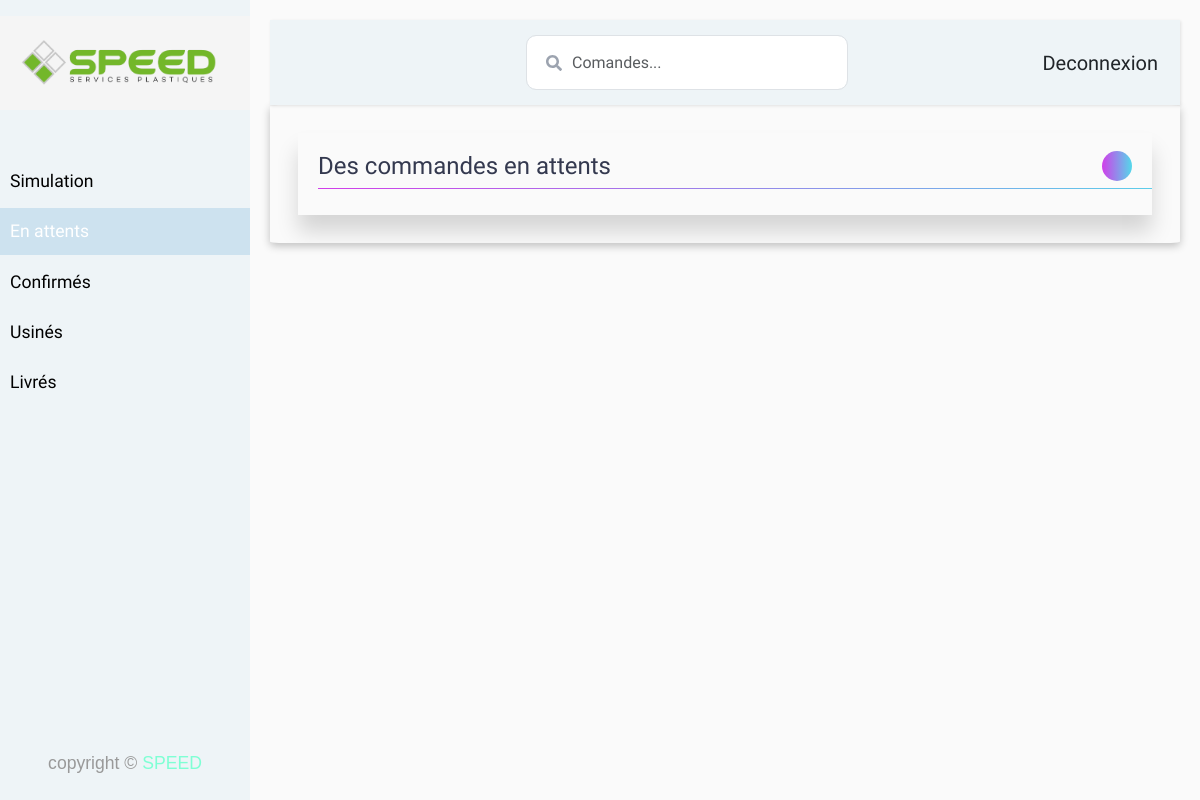
The page /en_attente (signed in) on the database as committed earlier.
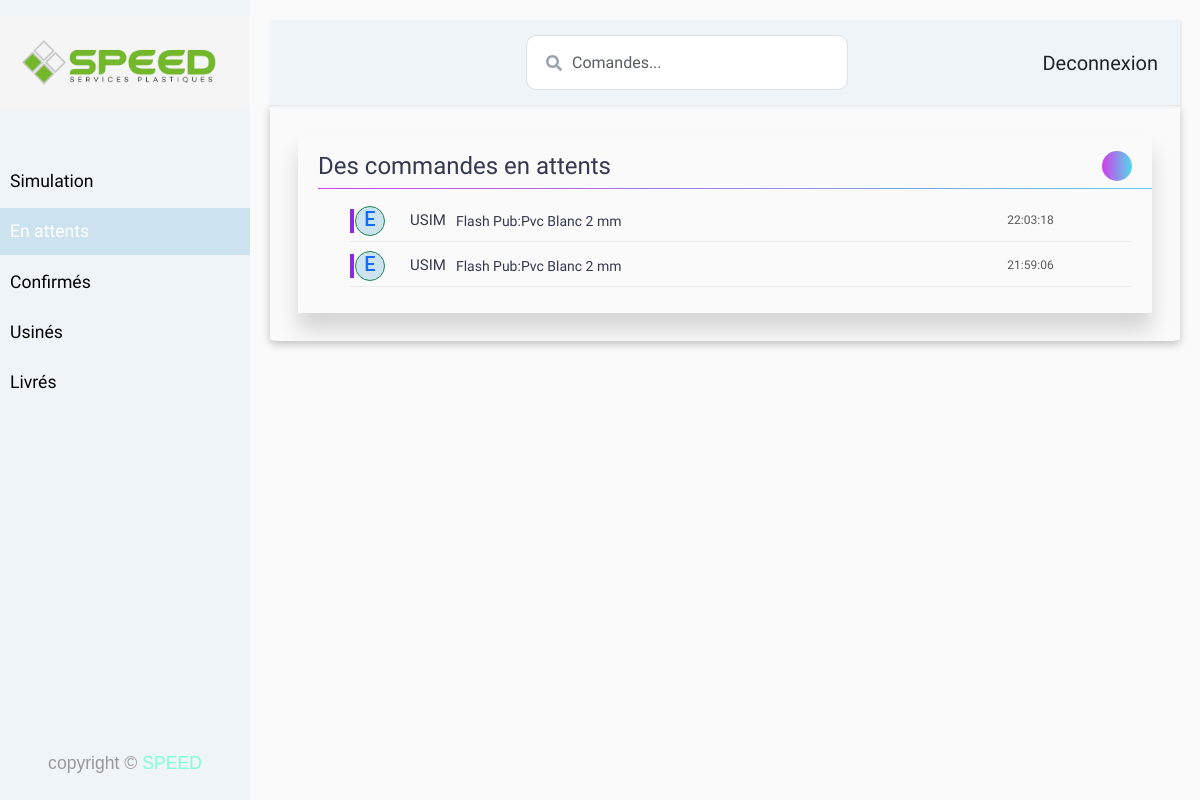
The same page on the database as committed later.
### models/models.py (models this page shows, shortened)
class Commande(db.Model):
    __tablename__ = 'commande'
    id = db.Column(db.Integer, autoincrement=True,primary_key=True )
    client_id = db.Column(db.Integer , ForeignKey('client.id'),nullable=False)
    statut_id = db.Column(db.Integer, ForeignKey('statut.id'),nullable=False )
    usinage_id = db.Column(db.Integer, ForeignKey('type_usinage.id'), nullable=False )
    name_matiere = db.Column(db.String(50), nullable=False )
    type_matiere = db.Column(db.String(50), nullable=False )
    epaisseur_id = db.Column(db.Integer, ForeignKey('epaisseur.id'),nullable=False )
    count = db.Column(db.Integer ,default=1,nullable=False)
    count_persage = db.Column(db.Integer ,default=0)
    prix_ht= db.Column(db.Float, nullable=False)
    name_dxf = db.Column(db.String(256), nullable=True )
    name_bl = db.Column(db.String(256), nullable=True )
    name_police = db.Column(db.String(50), nullable=True )
    text = db.Column(db.String(256), nullable=True )
    hauteur_text = db.Column(db.Float , nullable=True)
    description_commercial_responsable = db.Column(db.String(1000), nullable=True)
    date_envoi = db.Column(db.String(256), nullable=False)
    date_confirmation = db.Column(db.String(32), nullable=True)
    date_usinage = db.Column(db.String(32), nullable=True)
    date_fin = db.Column(db.String(32), nullable=False)
    responsable = db.Column(db.String(100),nullable=True )
    assistante = db.Column(db.String(100),nullable=True )
    is_livr = db.Column(db.Boolean(), server_default=sqlalchemy.sql.expression.true())
    ville_livr = db.Column(db.String(80), nullable=True)
    cp_livr = db.Column(db.Integer(), nullable=True)
    numero_livr = db.Column(db.Integer(), nullable=True)
    addresse_livr = db.Column(db.String(256), nullable=True)
    is_vu_attente = db.Column(db.Boolean(),server_default=sqlalchemy.sql.expression.false())
    is_vu_confirmé = db.Column(db.Boolean(),server_default=sqlalchemy.sql.expression.false())
    is_vu_usiné = db.Column(db.Boolean(),server_default=sqlalchemy.sql.expression.false())
    is_form = db.Column(db.Boolean(), server_default=sqlalchemy.sql.expression.true())
    prix_livr_ht= db.Column(db.Float, nullable=True)

class User(db.Model, UserMixin):
    __tablename__ = 'user'
    id = db.Column(db.Integer, autoincrement=True, primary_key=True)
    username=db.Column(db.String(255), nullable=False)
    email = db.Column(db.String(255), unique=True)
    password = db.Column(db.String(255), nullable=False, server_default='')
    tel = db.Column(db.String(20), nullable=False)
    role_id = db.Column(db.Integer , ForeignKey('role.id'),nullable=False)
    rel_user_client = relationship("Client", backref = "user")

class Type_usinage(db.Model):
    __tablename__ = "type_usinage"
    id = db.Column(db.Integer, primary_key=True , autoincrement=True)
    name = db.Column(db.String(50), nullable=False )
    rel_usinage_bridge = relationship("Bridge", backref = "type_usinage")
    rel_usinage_commande = relationship("Commande", backref = "type_usinage")
    rel_usinage_lettre = relationship("BridgeLettres", backref = "type_usinage")

class Client(db.Model):
    __tablename__ = 'client'
    id = db.Column(db.Integer(),autoincrement=True, primary_key=True)
    user_id = db.Column(db.Integer , ForeignKey('user.id'),nullable=False)
    name = db.Column(db.String(80), nullable=False)
    ville = db.Column(db.String(80), nullable=False)
    cp = db.Column(db.Integer(), nullable=False)
    numero = db.Column(db.Integer(), nullable=True)
    addresse = db.Column(db.String(256), nullable=False)
    email = db.Column(db.String(255), unique=True)
    tel = db.Column(db.String(20), nullable=False)
    prix_livr = db.Column(db.Float , nullable=False)
    rel_client_commande = relationship("Commande", backref = "client")

class Epaisseur(db.Model):
    __tablename__ = "epaisseur"
    id = db.Column(db.Integer, primary_key=True , autoincrement=True)
    value = db.Column(db.Integer, nullable=False, unique=True)
    rel_essaisseur_bridge = relationship("Bridge", backref = "epaisseur")
    rel_essaisseur_commande = relationship("Commande", backref = "epaisseur")
    rel_essaisseur_lettre = relationship("BridgeLettres", backref = "epaisseur")

### routes.py (the view)
@app.route('/en_attente' ,  methods=['GET', 'POST'])
@login_required
def en_attente():
    try:
        data = []
        try:
            current_user_role = (Role.query.filter(Role.id == current_user.role_id).first()).name
        except Exception as e:
            return f"Error fetching current user role: {str(e)}"
        if current_user_role == "comercial":
            data = get_en_attentes(current_user)
        else:
            data = get_all_attentes()
        for i in range(len(data)):
            row_list = list(data[i])
            datetime_obj = datetime.strptime(row_list[3], "%Y-%m-%d %H:%M:%S.%f")
            date_DMY = datetime_obj.strftime("%d-%m-%Y")
            date_HMS = datetime_obj.strftime("%H:%M:%S")
            today_date =  datetime.now().strftime("%d-%m-%Y")
            if date_DMY == today_date:
                row_list[3]  = date_HMS
            else:
                row_list[3]  = date_DMY
            data[i] = tuple(row_list)
        return render_template('en_attente.html', user = current_user,current_user_role = current_user_role, data=data, page ="attents")
    except ValueError as e:
        flash(str(e), 'error')

### app.py (called while the page is built)
@login_manager.user_loader
def load_user(id):
    return User.query.get(int(id))

### routes.py (called while the page is built)
@app.before_request
def session_handler():
    session.permanent = True
    app.permanent_session_lifetime = timedelta(days=30)

### templates/en_attente.html (shortened to what this page needs)
{% extends 'base.html' %}
{% block search %}
<div class="form d-flex">
  <i class="fa fa-search"></i>
  <input id="search_en_attants" type="text" class="form-control form-input" placeholder="Comandes...">
</div>
{% endblock %}
{% block contenue %}
  <div class="commande_main">
  <div class="commande_div">
    <div class="commande_div_head">
      <div class="title attents_title"> Des commandes en attents </div>
      <div class="icon_bubble msg"> </div>
    </div>
    <div class="divider"> </div>
    <div class="commande_div_body">
      <ul id="en_attents_list" style="list-style: none;">
        {% for item in data %}
        <li value={{item[12]}} class="commande_li">
          <a href="{{ url_for('en_attente_detailles', id=item[10] ) }}" onclick="setisvu()">
            <div class="commande">
              <div class=" commande_avatar border border-success rounded-circle" style="background-color: #cde2ef">
                <h5 class="text-center text-primary">{{item[11][0]}}</h5>
              </div>
              <div class="commande_info d-flex justify-content-start">
                <div class="contact_name"> {{item[6]}}</div>
                <div class="contact_msg" style="margin-left: 10px;">{{item[4]}}:{{item[0]}} {{item[1]}} {{item[7]}} mm </div>
              </div>
              <div class="commande_status">
                <div class="commande_date">{{item[3]}}</div>
              </div>
            </div>
          </a>
        </li>
        {% endfor %}
      </ul>
    </div>
  </div>
</div>
{% endblock %}

### templates/base.html (shortened to what this page needs)
{% extends 'base_header_footer.html' %}
{% block body %}
<div id="main_contenue" class="wrapper">
  <nav id="sidebar">
    <div class="sidebar-header mt-3">
      <a href="{{url_for( 'Simulation')}}" class="logo me-auto"><img
          src="{{ url_for('static', filename= 'img/logo/logo.png') }}" alt="speed logo" style="width: 200px;"></a>
    </div>
    <ul class="list-unstyled  mt-5">
      {% if current_user_role =="comercial" %}
        {% if page == "Simulation" %}
          <li class="mt-1 active">
        {% else %}
          <li class="mt-1">
        {% endif %}
        <a href="{{url_for( 'Simulation')}}">Simulation</a>
        </li class=" mt-1">
      {% endif %}
      {% if page == "attents" %}
      <li class="mt-1 active">
      {% else %}
      <li class="mt-1">
      {% endif %}
      <a href="{{url_for( 'en_attente')}}">En attents</a>
      </li class=" mt-1">
      {% if page == "Confirmés" %}
      <li class="mt-1 active">
      {% else %}
      <li class="mt-1">
      {% endif %}
      <a href="{{url_for( 'confirme')}}">Confirmés</a>
      </li>
      {% if page == "Usinés" %}
      <li class="mt-1 active">
      {% else %}
      <li class="mt-1">
      {% endif %}
      <a href="{{url_for('usiner')}}">Usinés</a>
      </li>
      {% if page == "Livrés" %}
      <li class="mt-1 active">
      {% else %}
      <li class="mt-1">
      {% endif %}
      <a href="{{url_for('livrer')}}">Livrés</a>
      </li>
    </ul>
    <footer style="bottom: 5px; position: absolute; width: 100%;">
      <p class="text-center">copyright © <strong style="color: aquamarine;">SPEED</strong></p>
    </footer>
  </nav>
  <div id="content">
    <nav class="navbar navbar-expand-lg navbar-light bg-light">
      <div class="container-fluid d-flex">
        <div class="row d-flex justify-content-center align-items-center" style="width: 60%;">
          <div class="col-md-8">
            {% block search %}
            {% endblock %}
          </div>
        </div>
        <div >
          <ul class="nav navbar-nav ml-auto ">
            <li class="nav-item active d-inline-block">
              <a id="logout_link" href="{{ url_for('logout') }}">Deconnexion</a>
            </li>
          </ul>
        </div>
      </div>
    </nav>
    <div id="main_container" class="p-2">
      {% block contenue %}
      {% endblock %}
    </div>
  </div>
</div>
{% endblock %}

### templates/base_header_footer.html (shortened to what this page needs)
<!DOCTYPE html>
<html lang="fr">
<head>
  <link href="https://cdn.rawgit.com/harvesthq/chosen/gh-pages/chosen.min.css" rel="stylesheet"/>
  <link href="{{ url_for('static', filename= 'includes/css/animate.min.css') }}" rel="stylesheet">
  <link href="{{ url_for('static', filename= 'includes/css/aos.css') }}" rel="stylesheet">
  <link href="{{ url_for('static', filename= 'includes/css/bootstrap.min.css') }}" rel="stylesheet">
  <link href="{{ url_for('static', filename= 'includes/css/bootstrap-icons.css') }}" rel="stylesheet">
  <link href="{{ url_for('static', filename= 'includes/css/boxicons.min.css') }}" rel="stylesheet">
  <link href="{{ url_for('static', filename= 'includes/css/glightbox.min.css') }}" rel="stylesheet">
  <link href="{{ url_for('static', filename= 'includes/css/swiper-bundle.min.css') }}" rel="stylesheet">
  <link rel="stylesheet" href="{{ url_for('static', filename= 'css/style.css') }}">
</head>
<body>
  {% block body %}
  {% endblock %}
</body>
</html>

### static/css/style.css (style rules this page uses)
* { margin: 0; padding: 0; box-sizing: border-box; }
body { font-family: 'Poppins', sans-serif; background: #fafafa; }
p { font-family: 'Poppins', sans-serif; font-size: 1.1em; font-weight: 300; line-height: 1.7em; color: #999; }
a, a:hover, a:focus { color: inherit; text-decoration: none; transition: all 0.3s; }
h1, h2, h3, h4, h5, h6 { font-family: "Roboto", sans-serif; }
.navbar { padding: 15px 10px; background-color: rgb(238, 244, 247) !important; border: none; border-radius: 0; box-shadow: 1px 1px 3px rgba(0, 0, 0, 0.1); }
.form { position: relative; }
.form .fa-search { position: absolute; top: 20px; left: 20px; color: #9ca3af; }
.form-input { height: 55px; text-indent: 33px; border-radius: 10px; }
#sidebar { width: 250px; position: fixed; top: 0; height: 100vh; z-index: 999; background: rgb(238, 244, 247); color: black; left: 0; overflow-y: hidden; }
#sidebar .sidebar-header { padding: 20px; background: rgb(245, 245, 245); }
#sidebar ul li a { padding: 10px; font-size: 1.1em; display: block; }
#sidebar ul li.active>a, a[aria-expanded="true"] { color: #fff; background: #cde2ef; }
#content { left: 250px !important; padding: 20px; min-height: 100vh; transition: all 0.3s; position: absolute; top: 0; right: 0; }
#main_container { box-shadow: rgba(0, 0, 0, 0.24) 0px 3px 8px; border-radius: 1%; overflow-x: scroll; }
body { font-family: 'Asap', sans-serif; }
.commande_main { display: flex; flex-direction: row; align-items: center; justify-content: space-around; padding: 20px; }
.commande_div { width: 100%; padding: 10px 20px; overflow: hidden; position: relative; box-shadow: 0px 17px 20px rgba(0, 0, 0, 0.15); }
.commande_div_head { display: flex; flex-direction: row; justify-content: space-between; align-items: center; height: 45px; }
.commande_div_head .title { font-size: 24px; font-weight: 500; color: #34394F; }
.icon_bubble.msg { width: 30px; height: 30px; background: linear-gradient(90deg, #d13eea, #53d9ea); border-radius: 50%; }
.divider { height: 1px; width: 111%; background: linear-gradient(90deg, #d13eea, #53d9ea); margin-bottom: 12px; }
.commande_avatar { width: 30px; height: 30px; margin-right: 3px; }
.commande { margin-top: 4px !important; display: flex; justify-content: space-between; align-items: center; padding: 5px 5px; border-bottom: 1px solid #d3d3d35e; position: relative; }
.commande :before { content: ''; position: absolute; top: 20%; left: 0; width: 2px; height: 60%; border: 2px solid blueviolet; }
.contact_name { font-weight: 500; color: #34394F; font-size: 15px; margin-bottom: 2px; }
.contact_msg { font-size: 14px; color: #34394F; font-weight: lighter; }
.commande_info { width: 50%; display: flex; justify-content: flex-start; align-items: center; margin-right: 15%; }
.commande_date { font-size: 12px; color: #5a5a5a; margin-bottom: 2px; }
.commande_status { width: 25%; display: flex; flex-direction: column; align-items: center; }
#logout_link { font-size: 20px; }

Rows that differ between the two databases and show on the page:
added Commande: username "E", name "USIM", name "Flash Pub", name_matiere "Pvc", type_matiere "Blanc", value "2", date_envoi "22:03:18"
now on this page (row edited): Commande: username "E", name "USIM", name "Flash Pub", name_matiere "Pvc", type_matiere "Blanc", value "2", date_envoi "21:59:06"
